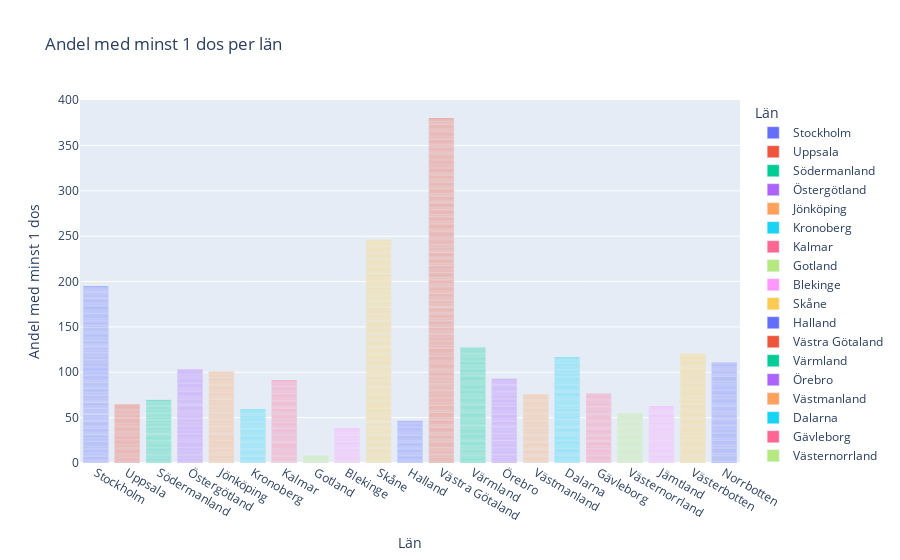

Source (notebook cell):
### Code cell
fig1 = px.bar(vaccin, x="Län_namn", y="Andel minst 1 dos", color = "Län_namn",
                 labels={"Län_namn": "Län", "Andel minst 1 dos": "Andel med minst 1 dos"},
                 title="Andel med minst 1 dos per län")
# try to save html file offline based on https://stackoverflow.com/questions/59815797/how-to-save-plotly-express-plot-into-a-html-or-static-image-file
plotly.offline.plot(fig1, filename="Visualiseringar/Andel med minst 1 dos per län.html")
fig1.show()
plt.savefig("visualiseringar/Andel med minst 1 dos per län.png")

### Figure 1 — Plotly figure (JSON) as saved in the notebook; plotly's stock layout.template omitted (floating-point values rounded to 4 significant figures; data arrays with more than 128 entries replaced by an {"elided": "..."} marker saying what was removed)
{"data": [{"alignmentgroup": "True", "hovertemplate": "Län=%{x}<br>Andel med minst 1 dos=%{y}<extra></extra>", "legendgroup": "Stockholm", "marker": {"color": "#636efa", "pattern": {"shape": ""}}, "name": "Stockholm", "offsetgroup": "Stockholm", "orientation": "v", "showlegend": true, "textposition": "auto", "type": "bar", "x": {"elided": "234 str values"}, "xaxis": "x", "y": {"elided": "234 float values"}, "yaxis": "y"}, {"alignmentgroup": "True", "hovertemplate": "Län=%{x}<br>Andel med minst 1 dos=%{y}<extra></extra>", "legendgroup": "Uppsala", "marker": {"color": "#EF553B", "pattern": {"shape": ""}}, "name": "Uppsala", "offsetgroup": "Uppsala", "orientation": "v", "showlegend": true, "textposition": "auto", "type": "bar", "x": ["Uppsala", "Uppsala", "Uppsala", "Uppsala", "Uppsala", "Uppsala", "Uppsala", "Uppsala", "Uppsala", "Uppsala", "Uppsala", "Uppsala", "Uppsala", "Uppsala", "Uppsala", "Uppsala", "Uppsala", "Uppsala", "Uppsala", "Uppsala", "Uppsala", "Uppsala", "Uppsala", "Uppsala", "Uppsala", "Uppsala", "Uppsala", "Uppsala", "Uppsala", "Uppsala", "Uppsala", "Uppsala", "Uppsala", "Uppsala", "Uppsala", "Uppsala", "Uppsala", "Uppsala", "Uppsala", "Uppsala", "Uppsala", "Uppsala", "Uppsala", "Uppsala", "Uppsala", "Uppsala", "Uppsala", "Uppsala", "Uppsala", "Uppsala", "Uppsala", "Uppsala", "Uppsala", "Uppsala", "Uppsala", "Uppsala", "Uppsala", "Uppsala", "Uppsala", "Uppsala", "Uppsala", "Uppsala", "Uppsala", "Uppsala", "Uppsala", "Uppsala", "Uppsala", "Uppsala", "Uppsala", "Uppsala", "Uppsala", "Uppsala"], "xaxis": "x", "y": [0.8006, 0.7413, 0.8095, 0.8763, 0.9091, 0.9341, 0.9523, 0.9654, 0.8986, 0.8584, 0.7361, 0.8077, 0.9004, 0.9403, 0.9464, 0.961, 0.9463, 0.92, 0.8585, 0.8356, 0.8863, 0.9202, 0.957, 0.9484, 0.9714, 0.9601, 0.9741, 0.8239, 0.746, 0.8245, 0.8691, 0.9198, 0.9498, 0.9515, 0.9586, 0.9394, 0.8029, 0.7618, 0.8203, 0.8743, 0.9191, 0.9493, 0.9576, 0.9566, 0.908, 0.8402, 0.8586, 0.8103, 0.892, 0.9309, 0.9408, 0.9604, 0.9578, 0.942, 0.8358, 0.7798, 0.8279, 0.8843, 0.9312, 0.9463, 0.9607, 0.9503, 0.9343, 0.8587, 0.793, 0.8581, 0.8926, 0.9419, 0.9742, 0.9769, 0.9597, 0.9296], "yaxis": "y"}, {"alignmentgroup": "True", "hovertemplate": "Län=%{x}<br>Andel med minst 1 dos=%{y}<extra></extra>", "legendgroup": "Södermanland", "marker": {"color": "#00cc96", "pattern": {"shape": ""}}, "name": "Södermanland", "offsetgroup": "Södermanland", "orientation": "v", "showlegend": true, "textposition": "auto", "type": "bar", "x": ["Södermanland", "Södermanland", "Södermanland", "Södermanland", "Södermanland", "Södermanland", "Södermanland", "Södermanland", "Södermanland", "Södermanland", "Södermanland", "Södermanland", "Södermanland", "Södermanland", "Södermanland", "Södermanland", "Södermanland", "Södermanland", "Södermanland", "Södermanland", "Södermanland", "Södermanland", "Södermanland", "Södermanland", "Södermanland", "Södermanland", "Södermanland", "Södermanland", "Södermanland", "Södermanland", "Södermanland", "Södermanland", "Södermanland", "Södermanland", "Södermanland", "Södermanland", "Södermanland", "Södermanland", "Södermanland", "Södermanland", "Södermanland", "Södermanland", "Södermanland", "Södermanland", "Södermanland", "Södermanland", "Södermanland", "Södermanland", "Södermanland", "Södermanland", "Södermanland", "Södermanland", "Södermanland", "Södermanland", "Södermanland", "Södermanland", "Södermanland", "Södermanland", "Södermanland", "Södermanland", "Södermanland", "Södermanland", "Södermanland", "Södermanland", "Södermanland", "Södermanland", "Södermanland", "Södermanland", "Södermanland", "Södermanland", "Södermanland", "Södermanland", "Södermanland", "Södermanland", "Södermanland", "Södermanland", "Södermanland", "Södermanland", "Södermanland", "Södermanland", "Södermanland"], "xaxis": "x", "y": [0.7603, 0.7237, 0.819, 0.8476, 0.9227, 0.9364, 0.9429, 0.954, 0.9391, 0.6691, 0.717, 0.7956, 0.8189, 0.8718, 0.9136, 0.9526, 0.9413, 0.9204, 0.7754, 0.7613, 0.7934, 0.8801, 0.9145, 0.9478, 0.9608, 0.9728, 0.9218, 0.7815, 0.7174, 0.7881, 0.8708, 0.9113, 0.9475, 0.9434, 0.9585, 0.9124, 0.6676, 0.6235, 0.6797, 0.7964, 0.8862, 0.9337, 0.9529, 0.9579, 0.8992, 0.716, 0.742, 0.7807, 0.8696, 0.9168, 0.9364, 0.9511, 0.9681, 0.9339, 0.6405, 0.694, 0.7528, 0.8405, 0.8979, 0.9225, 0.9502, 0.9505, 0.914, 0.7095, 0.7068, 0.7795, 0.872, 0.9054, 0.952, 0.9632, 0.9547, 0.9256, 0.6628, 0.7017, 0.811, 0.8726, 0.9118, 0.9551, 0.9693, 0.9496, 0.9699], "yaxis": "y"}, {"alignmentgroup": "True", "hovertemplate": "Län=%{x}<br>Andel med minst 1 dos=%{y}<extra></extra>", "legendgroup": "Östergötland", "marker": {"color": "#ab63fa", "pattern": {"shape": ""}}, "name": "Östergötland", "offsetgroup": "Östergötland", "orientation": "v", "showlegend": true, "textposition": "auto", "type": "bar", "x": ["Östergötland", "Östergötland", "Östergötland", "Östergötland", "Östergötland", "Östergötland", "Östergötland", "Östergötland", "Östergötland", "Östergötland", "Östergötland", "Östergötland", "Östergötland", "Östergötland", "Östergötland", "Östergötland", "Östergötland", "Östergötland", "Östergötland", "Östergötland", "Östergötland", "Östergötland", "Östergötland", "Östergötland", "Östergötland", "Östergötland", "Östergötland", "Östergötland", "Östergötland", "Östergötland", "Östergötland", "Östergötland", "Östergötland", "Östergötland", "Östergötland", "Östergötland", "Östergötland", "Östergötland", "Östergötland", "Östergötland", "Östergötland", "Östergötland", "Östergötland", "Östergötland", "Östergötland", "Östergötland", "Östergötland", "Östergötland", "Östergötland", "Östergötland", "Östergötland", "Östergötland", "Östergötland", "Östergötland", "Östergötland", "Östergötland", "Östergötland", "Östergötland", "Östergötland", "Östergötland", "Östergötland", "Östergötland", "Östergötland", "Östergötland", "Östergötland", "Östergötland", "Östergötland", "Östergötland", "Östergötland", "Östergötland", "Östergötland", "Östergötland", "Östergötland", "Östergötland", "Östergötland", "Östergötland", "Östergötland", "Östergötland", "Östergötland", "Östergötland", "Östergötland", "Östergötland", "Östergötland", "Östergötland", "Östergötland", "Östergötland", "Östergötland", "Östergötland", "Östergötland", "Östergötland", "Östergötland", "Östergötland", "Östergötland", "Östergötland", "Östergötland", "Östergötland", "Östergötland", "Östergötland", "Östergötland", "Östergötland", "Östergötland", "Östergötland", "Östergötland", "Östergötland", "Östergötland", "Östergötland", "Östergötland", "Östergötland", "Östergötland", "Östergötland", "Östergötland", "Östergötland", "Östergötland", "Östergötland", "Östergötland", "Östergötland", "Östergötland"], "xaxis": "x", "y": [0.7769, 0.7205, 0.7491, 0.8727, 0.9054, 0.928, 0.9342, 0.9598, 0.8913, 0.7234, 0.7438, 0.813, 0.8407, 0.9038, 0.926, 0.9643, 0.9157, 0.8971, 0.7976, 0.7878, 0.8548, 0.8884, 0.9388, 0.9651, 0.9802, 0.9619, 0.9884, 0.7658, 0.8339, 0.8358, 0.8949, 0.9294, 0.9429, 0.9594, 0.9551, 0.878, 0.7747, 0.8067, 0.8692, 0.8863, 0.9181, 0.9683, 0.9657, 0.9598, 0.9657, 0.7068, 0.7355, 0.8027, 0.8404, 0.9113, 0.9314, 0.9586, 0.9513, 0.9088, 0.8274, 0.7358, 0.7364, 0.856, 0.9073, 0.9448, 0.9512, 0.95, 0.9014, 0.7447, 0.8432, 0.8126, 0.8904, 0.9213, 0.9483, 0.9632, 0.963, 0.942, 0.6362, 0.7362, 0.7609, 0.842, 0.8898, 0.9213, 0.9433, 0.9387, 0.9182, 0.8036, 0.7338, 0.8491, 0.8969, 0.9422, 0.9633, 0.9729, 0.9499, 0.9451, 0.7356, 0.7552, 0.8098, 0.8852, 0.9186, 0.9468, 0.9616, 0.9431, 0.9279, 0.8095, 0.8179, 0.8784, 0.8978, 0.9306, 0.955, 0.9762, 0.9741, 0.9467, 0.8073, 0.7818, 0.8565, 0.8935, 0.9203, 0.9514, 0.9732, 0.9625, 0.9449], "yaxis": "y"}, {"alignmentgroup": "True", "hovertemplate": "Län=%{x}<br>Andel med minst 1 dos=%{y}<extra></extra>", "legendgroup": "Jönköping", "marker": {"color": "#FFA15A", "pattern": {"shape": ""}}, "name": "Jönköping", "offsetgroup": "Jönköping", "orientation": "v", "showlegend": true, "textposition": "auto", "type": "bar", "x": ["Jönköping", "Jönköping", "Jönköping", "Jönköping", "Jönköping", "Jönköping", "Jönköping", "Jönköping", "Jönköping", "Jönköping", "Jönköping", "Jönköping", "Jönköping", "Jönköping", "Jönköping", "Jönköping", "Jönköping", "Jönköping", "Jönköping", "Jönköping", "Jönköping", "Jönköping", "Jönköping", "Jönköping", "Jönköping", "Jönköping", "Jönköping", "Jönköping", "Jönköping", "Jönköping", "Jönköping", "Jönköping", "Jönköping", "Jönköping", "Jönköping", "Jönköping", "Jönköping", "Jönköping", "Jönköping", "Jönköping", "Jönköping", "Jönköping", "Jönköping", "Jönköping", "Jönköping", "Jönköping", "Jönköping", "Jönköping", "Jönköping", "Jönköping", "Jönköping", "Jönköping", "Jönköping", "Jönköping", "Jönköping", "Jönköping", "Jönköping", "Jönköping", "Jönköping", "Jönköping", "Jönköping", "Jönköping", "Jönköping", "Jönköping", "Jönköping", "Jönköping", "Jönköping", "Jönköping", "Jönköping", "Jönköping", "Jönköping", "Jönköping", "Jönköping", "Jönköping", "Jönköping", "Jönköping", "Jönköping", "Jönköping", "Jönköping", "Jönköping", "Jönköping", "Jönköping", "Jönköping", "Jönköping", "Jönköping", "Jönköping", "Jönköping", "Jönköping", "Jönköping", "Jönköping", "Jönköping", "Jönköping", "Jönköping", "Jönköping", "Jönköping", "Jönköping", "Jönköping", "Jönköping", "Jönköping", "Jönköping", "Jönköping", "Jönköping", "Jönköping", "Jönköping", "Jönköping", "Jönköping", "Jönköping", "Jönköping", "Jönköping", "Jönköping", "Jönköping", "Jönköping", "Jönköping", "Jönköping", "Jönköping", "Jönköping", "Jönköping"], "xaxis": "x", "y": [0.7368, 0.7359, 0.7979, 0.8674, 0.9201, 0.922, 0.9566, 0.9614, 0.963, 0.7007, 0.7058, 0.6936, 0.8135, 0.8876, 0.9203, 0.9532, 0.9477, 0.9155, 0.7243, 0.73, 0.7816, 0.863, 0.9077, 0.9363, 0.9548, 0.9534, 0.9386, 0.8487, 0.7648, 0.8842, 0.8936, 0.8886, 0.9386, 0.9621, 0.9692, 0.9444, 0.7221, 0.6465, 0.7102, 0.8127, 0.8847, 0.9208, 0.9474, 0.9401, 0.947, 0.7328, 0.6579, 0.7632, 0.8342, 0.8647, 0.9119, 0.9551, 0.9428, 0.9432, 0.74, 0.7499, 0.7494, 0.8505, 0.8949, 0.9278, 0.9583, 0.9558, 0.9462, 0.6743, 0.6851, 0.7568, 0.8316, 0.8891, 0.9343, 0.9591, 0.9534, 0.92, 0.722, 0.7021, 0.7642, 0.8495, 0.8964, 0.9341, 0.9559, 0.951, 0.9244, 0.709, 0.6319, 0.7435, 0.7741, 0.8647, 0.9147, 0.9347, 0.9378, 0.9415, 0.7656, 0.7289, 0.7845, 0.8423, 0.9044, 0.9335, 0.9621, 0.9634, 0.9284, 0.7702, 0.7414, 0.8011, 0.8662, 0.8919, 0.9365, 0.9595, 0.9447, 0.9435, 0.7773, 0.7595, 0.8084, 0.8651, 0.9096, 0.9456, 0.973, 0.9618, 0.9544], "yaxis": "y"}, {"alignmentgroup": "True", "hovertemplate": "Län=%{x}<br>Andel med minst 1 dos=%{y}<extra></extra>", "legendgroup": "Kronoberg", "marker": {"color": "#19d3f3", "pattern": {"shape": ""}}, "name": "Kronoberg", "offsetgroup": "Kronoberg", "orientation": "v", "showlegend": true, "textposition": "auto", "type": "bar", "x": ["Kronoberg", "Kronoberg", "Kronoberg", "Kronoberg", "Kronoberg", "Kronoberg", "Kronoberg", "Kronoberg", "Kronoberg", "Kronoberg", "Kronoberg", "Kronoberg", "Kronoberg", "Kronoberg", "Kronoberg", "Kronoberg", "Kronoberg", "Kronoberg", "Kronoberg", "Kronoberg", "Kronoberg", "Kronoberg", "Kronoberg", "Kronoberg", "Kronoberg", "Kronoberg", "Kronoberg", "Kronoberg", "Kronoberg", "Kronoberg", "Kronoberg", "Kronoberg", "Kronoberg", "Kronoberg", "Kronoberg", "Kronoberg", "Kronoberg", "Kronoberg", "Kronoberg", "Kronoberg", "Kronoberg", "Kronoberg", "Kronoberg", "Kronoberg", "Kronoberg", "Kronoberg", "Kronoberg", "Kronoberg", "Kronoberg", "Kronoberg", "Kronoberg", "Kronoberg", "Kronoberg", "Kronoberg", "Kronoberg", "Kronoberg", "Kronoberg", "Kronoberg", "Kronoberg", "Kronoberg", "Kronoberg", "Kronoberg", "Kronoberg", "Kronoberg", "Kronoberg", "Kronoberg", "Kronoberg", "Kronoberg", "Kronoberg", "Kronoberg", "Kronoberg", "Kronoberg"], "xaxis": "x", "y": [0.5694, 0.6532, 0.6909, 0.7938, 0.8507, 0.9089, 0.9221, 0.9385, 0.9086, 0.5494, 0.655, 0.7548, 0.8276, 0.8748, 0.9261, 0.9427, 0.9434, 0.8828, 0.6202, 0.6582, 0.7641, 0.8257, 0.8573, 0.9098, 0.9409, 0.9461, 0.9179, 0.6488, 0.6752, 0.7499, 0.8019, 0.8701, 0.9149, 0.9493, 0.9434, 0.9241, 0.6637, 0.7141, 0.7648, 0.8359, 0.8729, 0.9162, 0.9503, 0.9441, 0.9073, 0.5137, 0.5849, 0.6638, 0.7673, 0.8423, 0.9057, 0.9143, 0.9189, 0.9121, 0.6902, 0.7749, 0.7726, 0.8522, 0.8974, 0.9269, 0.9578, 0.9546, 0.8875, 0.6544, 0.6812, 0.6921, 0.7866, 0.8755, 0.9199, 0.9451, 0.9405, 0.9104], "yaxis": "y"}, {"alignmentgroup": "True", "hovertemplate": "Län=%{x}<br>Andel med minst 1 dos=%{y}<extra></extra>", "legendgroup": "Kalmar", "marker": {"color": "#FF6692", "pattern": {"shape": ""}}, "name": "Kalmar", "offsetgroup": "Kalmar", "orientation": "v", "showlegend": true, "textposition": "auto", "type": "bar", "x": ["Kalmar", "Kalmar", "Kalmar", "Kalmar", "Kalmar", "Kalmar", "Kalmar", "Kalmar", "Kalmar", "Kalmar", "Kalmar", "Kalmar", "Kalmar", "Kalmar", "Kalmar", "Kalmar", "Kalmar", "Kalmar", "Kalmar", "Kalmar", "Kalmar", "Kalmar", "Kalmar", "Kalmar", "Kalmar", "Kalmar", "Kalmar", "Kalmar", "Kalmar", "Kalmar", "Kalmar", "Kalmar", "Kalmar", "Kalmar", "Kalmar", "Kalmar", "Kalmar", "Kalmar", "Kalmar", "Kalmar", "Kalmar", "Kalmar", "Kalmar", "Kalmar", "Kalmar", "Kalmar", "Kalmar", "Kalmar", "Kalmar", "Kalmar", "Kalmar", "Kalmar", "Kalmar", "Kalmar", "Kalmar", "Kalmar", "Kalmar", "Kalmar", "Kalmar", "Kalmar", "Kalmar", "Kalmar", "Kalmar", "Kalmar", "Kalmar", "Kalmar", "Kalmar", "Kalmar", "Kalmar", "Kalmar", "Kalmar", "Kalmar", "Kalmar", "Kalmar", "Kalmar", "Kalmar", "Kalmar", "Kalmar", "Kalmar", "Kalmar", "Kalmar", "Kalmar", "Kalmar", "Kalmar", "Kalmar", "Kalmar", "Kalmar", "Kalmar", "Kalmar", "Kalmar", "Kalmar", "Kalmar", "Kalmar", "Kalmar", "Kalmar", "Kalmar", "Kalmar", "Kalmar", "Kalmar", "Kalmar", "Kalmar", "Kalmar", "Kalmar", "Kalmar", "Kalmar", "Kalmar", "Kalmar", "Kalmar"], "xaxis": "x", "y": [0.5169, 0.5736, 0.6362, 0.7241, 0.8145, 0.9002, 0.9133, 0.9023, 0.9326, 0.7059, 0.6754, 0.7691, 0.7992, 0.8589, 0.9153, 0.9375, 0.9429, 0.8879, 0.7952, 0.7403, 0.8682, 0.9177, 0.9195, 0.9691, 0.9702, 0.9545, 0.9322, 0.619, 0.6466, 0.7072, 0.7891, 0.8655, 0.9148, 0.9324, 0.9469, 0.9192, 0.6502, 0.6365, 0.7314, 0.8129, 0.877, 0.9352, 0.9568, 0.9549, 0.9208, 0.6619, 0.6774, 0.7294, 0.7986, 0.8805, 0.9034, 0.9457, 0.9591, 0.8715, 0.7755, 0.8237, 0.8209, 0.8746, 0.9176, 0.9383, 0.9649, 0.9551, 0.9371, 0.6775, 0.7035, 0.758, 0.8296, 0.8806, 0.9296, 0.9385, 0.9435, 0.8776, 0.6543, 0.7231, 0.7462, 0.8348, 0.902, 0.9317, 0.9512, 0.9617, 0.944, 0.7552, 0.7561, 0.8214, 0.8705, 0.9099, 0.9413, 0.9525, 0.9534, 0.9421, 0.7186, 0.7303, 0.7673, 0.8609, 0.8934, 0.9255, 0.9554, 0.9582, 0.9004, 0.7477, 0.746, 0.7853, 0.8529, 0.9177, 0.9526, 0.9705, 0.954, 0.9167], "yaxis": "y"}, {"alignmentgroup": "True", "hovertemplate": "Län=%{x}<br>Andel med minst 1 dos=%{y}<extra></extra>", "legendgroup": "Gotland", "marker": {"color": "#B6E880", "pattern": {"shape": ""}}, "name": "Gotland", "offsetgroup": "Gotland", "orientation": "v", "showlegend": true, "textposition": "auto", "type": "bar", "x": ["Gotland", "Gotland", "Gotland", "Gotland", "Gotland", "Gotland", "Gotland", "Gotland", "Gotland"], "xaxis": "x", "y": [0.8458, 0.8181, 0.8536, 0.8938, 0.9188, 0.9549, 0.9633, 0.9727, 0.954], "yaxis": "y"}, {"alignmentgroup": "True", "hovertemplate": "Län=%{x}<br>Andel med minst 1 dos=%{y}<extra></extra>", "legendgroup": "Blekinge", "marker": {"color": "#FF97FF", "pattern": {"shape": ""}}, "name": "Blekinge", "offsetgroup": "Blekinge", "orientation": "v", "showlegend": true, "textposition": "auto", "type": "bar", "x": ["Blekinge", "Blekinge", "Blekinge", "Blekinge", "Blekinge", "Blekinge", "Blekinge", "Blekinge", "Blekinge", "Blekinge", "Blekinge", "Blekinge", "Blekinge", "Blekinge", "Blekinge", "Blekinge", "Blekinge", "Blekinge", "Blekinge", "Blekinge", "Blekinge", "Blekinge", "Blekinge", "Blekinge", "Blekinge", "Blekinge", "Blekinge", "Blekinge", "Blekinge", "Blekinge", "Blekinge", "Blekinge", "Blekinge", "Blekinge", "Blekinge", "Blekinge", "Blekinge", "Blekinge", "Blekinge", "Blekinge", "Blekinge", "Blekinge", "Blekinge", "Blekinge", "Blekinge"], "xaxis": "x", "y": [0.6136, 0.6902, 0.7338, 0.7972, 0.8756, 0.9064, 0.9445, 0.9276, 0.8919, 0.8109, 0.8127, 0.8151, 0.882, 0.9236, 0.9418, 0.9571, 0.9606, 0.9399, 0.6473, 0.7036, 0.7482, 0.837, 0.8872, 0.9185, 0.9552, 0.9544, 0.9315, 0.6841, 0.739, 0.7768, 0.842, 0.8997, 0.9159, 0.9372, 0.9357, 0.8876, 0.6548, 0.7556, 0.7589, 0.8511, 0.8822, 0.9263, 0.9521, 0.9368, 0.9336], "yaxis": "y"}, {"alignmentgroup": "True", "hovertemplate": "Län=%{x}<br>Andel med minst 1 dos=%{y}<extra></extra>", "legendgroup": "Skåne", "marker": {"color": "#FECB52", "pattern": {"shape": ""}}, "name": "Skåne", "offsetgroup": "Skåne", "orientation": "v", "showlegend": true, "textposition": "auto", "type": "bar", "x": {"elided": "297 str values"}, "xaxis": "x", "y": {"elided": "297 float values"}, "yaxis": "y"}, {"alignmentgroup": "True", "hovertemplate": "Län=%{x}<br>Andel med minst 1 dos=%{y}<extra></extra>", "legendgroup": "Halland", "marker": {"color": "#636efa", "pattern": {"shape": ""}}, "name": "Halland", "offsetgroup": "Halland", "orientation": "v", "showlegend": true, "textposition": "auto", "type": "bar", "x": ["Halland", "Halland", "Halland", "Halland", "Halland", "Halland", "Halland", "Halland", "Halland", "Halland", "Halland", "Halland", "Halland", "Halland", "Halland", "Halland", "Halland", "Halland", "Halland", "Halland", "Halland", "Halland", "Halland", "Halland", "Halland", "Halland", "Halland", "Halland", "Halland", "Halland", "Halland", "Halland", "Halland", "Halland", "Halland", "Halland", "Halland", "Halland", "Halland", "Halland", "Halland", "Halland", "Halland", "Halland", "Halland", "Halland", "Halland", "Halland", "Halland", "Halland", "Halland", "Halland", "Halland", "Halland"], "xaxis": "x", "y": [0.7011, 0.67, 0.6932, 0.8037, 0.8529, 0.8794, 0.9202, 0.9777, 0.927, 0.7133, 0.7537, 0.7627, 0.8439, 0.894, 0.9195, 0.9499, 0.9457, 0.9192, 0.6373, 0.681, 0.7503, 0.8384, 0.8711, 0.9248, 0.9523, 0.9469, 0.9199, 0.6961, 0.7177, 0.7702, 0.8515, 0.894, 0.9366, 0.9498, 0.9625, 0.9457, 0.7852, 0.7941, 0.8304, 0.8829, 0.9199, 0.9455, 0.969, 0.9595, 0.9322, 0.7886, 0.7655, 0.8576, 0.9051, 0.9186, 0.947, 0.9637, 0.961, 0.9511], "yaxis": "y"}, {"alignmentgroup": "True", "hovertemplate": "Län=%{x}<br>Andel med minst 1 dos=%{y}<extra></extra>", "legendgroup": "Västra Götaland", "marker": {"color": "#EF553B", "pattern": {"shape": ""}}, "name": "Västra Götaland", "offsetgroup": "Västra Götaland", "orientation": "v", "showlegend": true, "textposition": "auto", "type": "bar", "x": {"elided": "441 str values"}, "xaxis": "x", "y": {"elided": "441 float values"}, "yaxis": "y"}, {"alignmentgroup": "True", "hovertemplate": "Län=%{x}<br>Andel med minst 1 dos=%{y}<extra></extra>", "legendgroup": "Värmland", "marker": {"color": "#00cc96", "pattern": {"shape": ""}}, "name": "Värmland", "offsetgroup": "Värmland", "orientation": "v", "showlegend": true, "textposition": "auto", "type": "bar", "x": {"elided": "144 str values"}, "xaxis": "x", "y": {"elided": "144 float values"}, "yaxis": "y"}, {"alignmentgroup": "True", "hovertemplate": "Län=%{x}<br>Andel med minst 1 dos=%{y}<extra></extra>", "legendgroup": "Örebro", "marker": {"color": "#ab63fa", "pattern": {"shape": ""}}, "name": "Örebro", "offsetgroup": "Örebro", "orientation": "v", "showlegend": true, "textposition": "auto", "type": "bar", "x": ["Örebro", "Örebro", "Örebro", "Örebro", "Örebro", "Örebro", "Örebro", "Örebro", "Örebro", "Örebro", "Örebro", "Örebro", "Örebro", "Örebro", "Örebro", "Örebro", "Örebro", "Örebro", "Örebro", "Örebro", "Örebro", "Örebro", "Örebro", "Örebro", "Örebro", "Örebro", "Örebro", "Örebro", "Örebro", "Örebro", "Örebro", "Örebro", "Örebro", "Örebro", "Örebro", "Örebro", "Örebro", "Örebro", "Örebro", "Örebro", "Örebro", "Örebro", "Örebro", "Örebro", "Örebro", "Örebro", "Örebro", "Örebro", "Örebro", "Örebro", "Örebro", "Örebro", "Örebro", "Örebro", "Örebro", "Örebro", "Örebro", "Örebro", "Örebro", "Örebro", "Örebro", "Örebro", "Örebro", "Örebro", "Örebro", "Örebro", "Örebro", "Örebro", "Örebro", "Örebro", "Örebro", "Örebro", "Örebro", "Örebro", "Örebro", "Örebro", "Örebro", "Örebro", "Örebro", "Örebro", "Örebro", "Örebro", "Örebro", "Örebro", "Örebro", "Örebro", "Örebro", "Örebro", "Örebro", "Örebro", "Örebro", "Örebro", "Örebro", "Örebro", "Örebro", "Örebro", "Örebro", "Örebro", "Örebro", "Örebro", "Örebro", "Örebro", "Örebro", "Örebro", "Örebro", "Örebro", "Örebro", "Örebro"], "xaxis": "x", "y": [0.7882, 0.7674, 0.8197, 0.874, 0.8989, 0.9247, 0.9461, 0.9425, 0.9592, 0.7373, 0.7117, 0.7423, 0.864, 0.8903, 0.9348, 0.9354, 0.9339, 0.877, 0.759, 0.7426, 0.8168, 0.8544, 0.8882, 0.9429, 0.9553, 0.9415, 0.9259, 0.7323, 0.6938, 0.7445, 0.869, 0.8786, 0.9165, 0.9522, 0.9615, 0.9149, 0.7347, 0.7605, 0.7169, 0.8192, 0.8978, 0.9139, 0.9536, 0.9465, 0.9138, 0.6277, 0.6543, 0.649, 0.755, 0.8165, 0.88, 0.9124, 0.9333, 0.8732, 0.7035, 0.7855, 0.7781, 0.8517, 0.8901, 0.922, 0.9499, 0.9483, 0.9345, 0.7726, 0.7815, 0.8396, 0.884, 0.9084, 0.9332, 0.9547, 0.9831, 0.9515, 0.749, 0.7442, 0.7701, 0.844, 0.8849, 0.9351, 0.9444, 0.9357, 0.9412, 0.818, 0.8112, 0.8379, 0.891, 0.9099, 0.9469, 0.9666, 0.9556, 0.9559, 0.7095, 0.7398, 0.7973, 0.8684, 0.8949, 0.929, 0.9649, 0.953, 0.8855, 0.6719, 0.7258, 0.7543, 0.829, 0.8897, 0.9239, 0.9447, 0.9511, 0.9326], "yaxis": "y"}, {"alignmentgroup": "True", "hovertemplate": "Län=%{x}<br>Andel med minst 1 dos=%{y}<extra></extra>", "legendgroup": "Västmanland", "marker": {"color": "#FFA15A", "pattern": {"shape": ""}}, "name": "Västmanland", "offsetgroup": "Västmanland", "orientation": "v", "showlegend": true, "textposition": "auto", "type": "bar", "x": ["Västmanland", "Västmanland", "Västmanland", "Västmanland", "Västmanland", "Västmanland", "Västmanland", "Västmanland", "Västmanland", "Västmanland", "Västmanland", "Västmanland", "Västmanland", "Västmanland", "Västmanland", "Västmanland", "Västmanland", "Västmanland", "Västmanland", "Västmanland", "Västmanland", "Västmanland", "Västmanland", "Västmanland", "Västmanland", "Västmanland", "Västmanland", "Västmanland", "Västmanland", "Västmanland", "Västmanland", "Västmanland", "Västmanland", "Västmanland", "Västmanland", "Västmanland", "Västmanland", "Västmanland", "Västmanland", "Västmanland", "Västmanland", "Västmanland", "Västmanland", "Västmanland", "Västmanland", "Västmanland", "Västmanland", "Västmanland", "Västmanland", "Västmanland", "Västmanland", "Västmanland", "Västmanland", "Västmanland", "Västmanland", "Västmanland", "Västmanland", "Västmanland", "Västmanland", "Västmanland", "Västmanland", "Västmanland", "Västmanland", "Västmanland", "Västmanland", "Västmanland", "Västmanland", "Västmanland", "Västmanland", "Västmanland", "Västmanland", "Västmanland", "Västmanland", "Västmanland", "Västmanland", "Västmanland", "Västmanland", "Västmanland", "Västmanland", "Västmanland", "Västmanland", "Västmanland", "Västmanland", "Västmanland", "Västmanland", "Västmanland", "Västmanland", "Västmanland", "Västmanland", "Västmanland"], "xaxis": "x", "y": [0.5104, 0.6467, 0.6691, 0.7752, 0.8656, 0.9319, 0.9706, 0.9236, 0.9344, 0.7014, 0.7165, 0.7243, 0.7998, 0.8781, 0.9121, 0.953, 0.9361, 0.9508, 0.6018, 0.7294, 0.7542, 0.8315, 0.9036, 0.9221, 0.9483, 0.9498, 0.9643, 0.6811, 0.6732, 0.7845, 0.8455, 0.8879, 0.9318, 0.9481, 0.9545, 0.9036, 0.6718, 0.6795, 0.763, 0.8438, 0.8822, 0.9125, 0.9488, 0.9517, 0.9307, 0.6983, 0.7222, 0.764, 0.8486, 0.8961, 0.9294, 0.9543, 0.9575, 0.9276, 0.7004, 0.7016, 0.7895, 0.8594, 0.9095, 0.9264, 0.957, 0.9591, 0.939, 0.578, 0.6429, 0.7193, 0.8034, 0.8618, 0.924, 0.9368, 0.9505, 0.9151, 0.5761, 0.6975, 0.7239, 0.8118, 0.891, 0.9226, 0.9442, 0.9552, 0.9366, 0.7007, 0.7224, 0.7703, 0.8572, 0.9029, 0.9447, 0.9612, 0.9574, 0.8966], "yaxis": "y"}, {"alignmentgroup": "True", "hovertemplate": "Län=%{x}<br>Andel med minst 1 dos=%{y}<extra></extra>", "legendgroup": "Dalarna", "marker": {"color": "#19d3f3", "pattern": {"shape": ""}}, "name": "Dalarna", "offsetgroup": "Dalarna", "orientation": "v", "showlegend": true, "textposition": "auto", "type": "bar", "x": {"elided": "135 str values"}, "xaxis": "x", "y": {"elided": "135 float values"}, "yaxis": "y"}, {"alignmentgroup": "True", "hovertemplate": "Län=%{x}<br>Andel med minst 1 dos=%{y}<extra></extra>", "legendgroup": "Gävleborg", "marker": {"color": "#FF6692", "pattern": {"shape": ""}}, "name": "Gävleborg", "offsetgroup": "Gävleborg", "orientation": "v", "showlegend": true, "textposition": "auto", "type": "bar", "x": ["Gävleborg", "Gävleborg", "Gävleborg", "Gävleborg", "Gävleborg", "Gävleborg", "Gävleborg", "Gävleborg", "Gävleborg", "Gävleborg", "Gävleborg", "Gävleborg", "Gävleborg", "Gävleborg", "Gävleborg", "Gävleborg", "Gävleborg", "Gävleborg", "Gävleborg", "Gävleborg", "Gävleborg", "Gävleborg", "Gävleborg", "Gävleborg", "Gävleborg", "Gävleborg", "Gävleborg", "Gävleborg", "Gävleborg", "Gävleborg", "Gävleborg", "Gävleborg", "Gävleborg", "Gävleborg", "Gävleborg", "Gävleborg", "Gävleborg", "Gävleborg", "Gävleborg", "Gävleborg", "Gävleborg", "Gävleborg", "Gävleborg", "Gävleborg", "Gävleborg", "Gävleborg", "Gävleborg", "Gävleborg", "Gävleborg", "Gävleborg", "Gävleborg", "Gävleborg", "Gävleborg", "Gävleborg", "Gävleborg", "Gävleborg", "Gävleborg", "Gävleborg", "Gävleborg", "Gävleborg", "Gävleborg", "Gävleborg", "Gävleborg", "Gävleborg", "Gävleborg", "Gävleborg", "Gävleborg", "Gävleborg", "Gävleborg", "Gävleborg", "Gävleborg", "Gävleborg", "Gävleborg", "Gävleborg", "Gävleborg", "Gävleborg", "Gävleborg", "Gävleborg", "Gävleborg", "Gävleborg", "Gävleborg", "Gävleborg", "Gävleborg", "Gävleborg", "Gävleborg", "Gävleborg", "Gävleborg", "Gävleborg", "Gävleborg", "Gävleborg"], "xaxis": "x", "y": [0.6667, 0.6581, 0.7089, 0.8207, 0.8682, 0.9336, 0.9434, 0.936, 0.9515, 0.6406, 0.6989, 0.7661, 0.8209, 0.8832, 0.9313, 0.9538, 0.9422, 0.9021, 0.7549, 0.7396, 0.8413, 0.8573, 0.9162, 0.9309, 0.9441, 0.9453, 0.9585, 0.6193, 0.6345, 0.7087, 0.7612, 0.8564, 0.898, 0.9406, 0.936, 0.9167, 0.7068, 0.721, 0.7664, 0.8328, 0.8799, 0.9268, 0.953, 0.9484, 0.8842, 0.688, 0.7414, 0.782, 0.8553, 0.8945, 0.9247, 0.9446, 0.9445, 0.9084, 0.6891, 0.7318, 0.7977, 0.8668, 0.9179, 0.928, 0.9474, 0.9496, 0.9237, 0.6882, 0.6953, 0.7626, 0.844, 0.879, 0.9197, 0.9494, 0.9434, 0.9338, 0.7694, 0.7051, 0.7873, 0.858, 0.8972, 0.9268, 0.9491, 0.9411, 0.9185, 0.7362, 0.7447, 0.7958, 0.8596, 0.895, 0.9308, 0.9577, 0.9478, 0.9112], "yaxis": "y"}, {"alignmentgroup": "True", "hovertemplate": "Län=%{x}<br>Andel med minst 1 dos=%{y}<extra></extra>", "legendgroup": "Västernorrland", "marker": {"color": "#B6E880", "pattern": {"shape": ""}}, "name": "Västernorrland", "offsetgroup": "Västernorrland", "orientation": "v", "showlegend": true, "textposition": "auto", "type": "bar", "x": ["Västernorrland", "Västernorrland", "Västernorrland", "Västernorrland", "Västernorrland", "Västernorrland", "Västernorrland", "Västernorrland", "Västernorrland", "Västernorrland", "Västernorrland", "Västernorrland", "Västernorrland", "Västernorrland", "Västernorrland", "Västernorrland", "Västernorrland", "Västernorrland", "Västernorrland", "Västernorrland", "Västernorrland", "Västernorrland", "Västernorrland", "Västernorrland", "Västernorrland", "Västernorrland", "Västernorrland", "Västernorrland", "Västernorrland", "Västernorrland", "Västernorrland", "Västernorrland", "Västernorrland", "Västernorrland", "Västernorrland", "Västernorrland", "Västernorrland", "Västernorrland", "Västernorrland", "Västernorrland", "Västernorrland", "Västernorrland", "Västernorrland", "Västernorrland", "Västernorrland", "Västernorrland", "Västernorrland", "Västernorrland", "Västernorrland", "Västernorrland", "Västernorrland", "Västernorrland", "Västernorrland", "Västernorrland", "Västernorrland", "Västernorrland", "Västernorrland", "Västernorrland", "Västernorrland", "Västernorrland", "Västernorrland", "Västernorrland", "Västernorrland"], "xaxis": "x", "y": [0.7933, 0.7764, 0.8004, 0.8689, 0.9095, 0.932, 0.9524, 0.9588, 0.8889, 0.6852, 0.7738, 0.8056, 0.8644, 0.8977, 0.9213, 0.9391, 0.9495, 0.9076, 0.8016, 0.7886, 0.8256, 0.8837, 0.9075, 0.9402, 0.9611, 0.9527, 0.8605, 0.7378, 0.7953, 0.8152, 0.8788, 0.9092, 0.9311, 0.9562, 0.9476, 0.9052, 0.7172, 0.7223, 0.7687, 0.8499, 0.8905, 0.917, 0.9311, 0.9315, 0.8942, 0.6844, 0.7533, 0.7883, 0.8388, 0.8856, 0.9142, 0.9308, 0.9025, 0.8079, 0.7905, 0.8105, 0.833, 0.8882, 0.9204, 0.947, 0.961, 0.9605, 0.9265], "yaxis": "y"}, {"alignmentgroup": "True", "hovertemplate": "Län=%{x}<br>Andel med minst 1 dos=%{y}<extra></extra>", "legendgroup": "Jämtland", "marker": {"color": "#FF97FF", "pattern": {"shape": ""}}, "name": "Jämtland", "offsetgroup": "Jämtland", "orientation": "v", "showlegend": true, "textposition": "auto", "type": "bar", "x": ["Jämtland", "Jämtland", "Jämtland", "Jämtland", "Jämtland", "Jämtland", "Jämtland", "Jämtland", "Jämtland", "Jämtland", "Jämtland", "Jämtland", "Jämtland", "Jämtland", "Jämtland", "Jämtland", "Jämtland", "Jämtland", "Jämtland", "Jämtland", "Jämtland", "Jämtland", "Jämtland", "Jämtland", "Jämtland", "Jämtland", "Jämtland", "Jämtland", "Jämtland", "Jämtland", "Jämtland", "Jämtland", "Jämtland", "Jämtland", "Jämtland", "Jämtland", "Jämtland", "Jämtland", "Jämtland", "Jämtland", "Jämtland", "Jämtland", "Jämtland", "Jämtland", "Jämtland", "Jämtland", "Jämtland", "Jämtland", "Jämtland", "Jämtland", "Jämtland", "Jämtland", "Jämtland", "Jämtland", "Jämtland", "Jämtland", "Jämtland", "Jämtland", "Jämtland", "Jämtland", "Jämtland", "Jämtland", "Jämtland", "Jämtland", "Jämtland", "Jämtland", "Jämtland", "Jämtland", "Jämtland", "Jämtland", "Jämtland", "Jämtland"], "xaxis": "x", "y": [0.78, 0.7185, 0.7765, 0.8206, 0.8981, 0.9453, 0.9511, 0.9249, 0.9205, 0.7626, 0.6737, 0.7186, 0.8377, 0.8591, 0.9199, 0.938, 0.9449, 0.9394, 0.8341, 0.7648, 0.8674, 0.9135, 0.9098, 0.9289, 0.9519, 0.9619, 0.9554, 0.6626, 0.7208, 0.7888, 0.836, 0.8859, 0.9265, 0.9453, 0.9497, 0.9296, 0.7695, 0.794, 0.815, 0.8872, 0.9002, 0.9486, 0.9482, 0.9498, 0.96, 0.7673, 0.7016, 0.7497, 0.8168, 0.8722, 0.9261, 0.9235, 0.9421, 0.9385, 0.8173, 0.7344, 0.8058, 0.8468, 0.9231, 0.9361, 0.9654, 0.9622, 0.9609, 0.7962, 0.7885, 0.8153, 0.8834, 0.9026, 0.9337, 0.9579, 0.9599, 0.9115], "yaxis": "y"}, {"alignmentgroup": "True", "hovertemplate": "Län=%{x}<br>Andel med minst 1 dos=%{y}<extra></extra>", "legendgroup": "Västerbotten", "marker": {"color": "#FECB52", "pattern": {"shape": ""}}, "name": "Västerbotten", "offsetgroup": "Västerbotten", "orientation": "v", "showlegend": true, "textposition": "auto", "type": "bar", "x": {"elided": "135 str values"}, "xaxis": "x", "y": {"elided": "135 float values"}, "yaxis": "y"}, {"alignmentgroup": "True", "hovertemplate": "Län=%{x}<br>Andel med minst 1 dos=%{y}<extra></extra>", "legendgroup": "Norrbotten", "marker": {"color": "#636efa", "pattern": {"shape": ""}}, "name": "Norrbotten", "offsetgroup": "Norrbotten", "orientation": "v", "showlegend": true, "textposition": "auto", "type": "bar", "x": ["Norrbotten", "Norrbotten", "Norrbotten", "Norrbotten", "Norrbotten", "Norrbotten", "Norrbotten", "Norrbotten", "Norrbotten", "Norrbotten", "Norrbotten", "Norrbotten", "Norrbotten", "Norrbotten", "Norrbotten", "Norrbotten", "Norrbotten", "Norrbotten", "Norrbotten", "Norrbotten", "Norrbotten", "Norrbotten", "Norrbotten", "Norrbotten", "Norrbotten", "Norrbotten", "Norrbotten", "Norrbotten", "Norrbotten", "Norrbotten", "Norrbotten", "Norrbotten", "Norrbotten", "Norrbotten", "Norrbotten", "Norrbotten", "Norrbotten", "Norrbotten", "Norrbotten", "Norrbotten", "Norrbotten", "Norrbotten", "Norrbotten", "Norrbotten", "Norrbotten", "Norrbotten", "Norrbotten", "Norrbotten", "Norrbotten", "Norrbotten", "Norrbotten", "Norrbotten", "Norrbotten", "Norrbotten", "Norrbotten", "Norrbotten", "Norrbotten", "Norrbotten", "Norrbotten", "Norrbotten", "Norrbotten", "Norrbotten", "Norrbotten", "Norrbotten", "Norrbotten", "Norrbotten", "Norrbotten", "Norrbotten", "Norrbotten", "Norrbotten", "Norrbotten", "Norrbotten", "Norrbotten", "Norrbotten", "Norrbotten", "Norrbotten", "Norrbotten", "Norrbotten", "Norrbotten", "Norrbotten", "Norrbotten", "Norrbotten", "Norrbotten", "Norrbotten", "Norrbotten", "Norrbotten", "Norrbotten", "Norrbotten", "Norrbotten", "Norrbotten", "Norrbotten", "Norrbotten", "Norrbotten", "Norrbotten", "Norrbotten", "Norrbotten", "Norrbotten", "Norrbotten", "Norrbotten", "Norrbotten", "Norrbotten", "Norrbotten", "Norrbotten", "Norrbotten", "Norrbotten", "Norrbotten", "Norrbotten", "Norrbotten", "Norrbotten", "Norrbotten", "Norrbotten", "Norrbotten", "Norrbotten", "Norrbotten", "Norrbotten", "Norrbotten", "Norrbotten", "Norrbotten", "Norrbotten", "Norrbotten", "Norrbotten", "Norrbotten", "Norrbotten", "Norrbotten", "Norrbotten", "Norrbotten"], "xaxis": "x", "y": [0.8667, 0.7879, 0.807, 0.8933, 0.9181, 0.9566, 0.974, 0.9739, 0.956, 0.766, 0.7718, 0.8339, 0.8582, 0.9103, 0.9384, 0.9697, 0.9429, 0.9464, 0.8068, 0.7617, 0.7856, 0.8921, 0.9018, 0.926, 0.958, 0.9642, 0.9605, 0.6727, 0.7163, 0.7577, 0.8256, 0.9175, 0.9325, 0.9647, 0.9676, 1, 0.8348, 0.7922, 0.8078, 0.9055, 0.9283, 0.9418, 0.9593, 0.9502, 0.925, 0.7083, 0.7982, 0.7934, 0.8624, 0.9171, 0.9618, 0.965, 0.9607, 0.9268, 0.7154, 0.6519, 0.7338, 0.8543, 0.9358, 0.9381, 0.9507, 0.9326, 0.8941, 0.6991, 0.8052, 0.8238, 0.8637, 0.9144, 0.9433, 0.9515, 0.9502, 0.9291, 0.7277, 0.742, 0.7858, 0.8491, 0.9132, 0.9532, 0.9536, 0.9734, 0.931, 0.8052, 0.8479, 0.8306, 0.8859, 0.923, 0.9501, 0.964, 0.9655, 0.9484, 0.822, 0.844, 0.8555, 0.9064, 0.9412, 0.9557, 0.9699, 0.9644, 0.9371, 0.8083, 0.8259, 0.8459, 0.8969, 0.919, 0.9484, 0.959, 0.9565, 0.945, 0.5877, 0.7095, 0.7328, 0.7846, 0.8711, 0.9039, 0.9067, 0.9446, 0.8909, 0.75, 0.7691, 0.783, 0.8683, 0.9288, 0.9379, 0.9445, 0.9633, 0.8988], "yaxis": "y"}], "layout": {"barmode": "relative", "legend": {"title": {"text": "Län"}, "tracegroupgap": 0}, "title": {"text": "Andel med minst 1 dos per län"}, "xaxis": {"anchor": "y", "categoryarray": ["Stockholm", "Uppsala", "Södermanland", "Östergötland", "Jönköping", "Kronoberg", "Kalmar", "Gotland", "Blekinge", "Skåne", "Halland", "Västra Götaland", "Värmland", "Örebro", "Västmanland", "Dalarna", "Gävleborg", "Västernorrland", "Jämtland", "Västerbotten", "Norrbotten"], "categoryorder": "array", "domain": [0, 1], "title": {"text": "Län"}}, "yaxis": {"anchor": "x", "domain": [0, 1], "title": {"text": "Andel med minst 1 dos"}}}}
